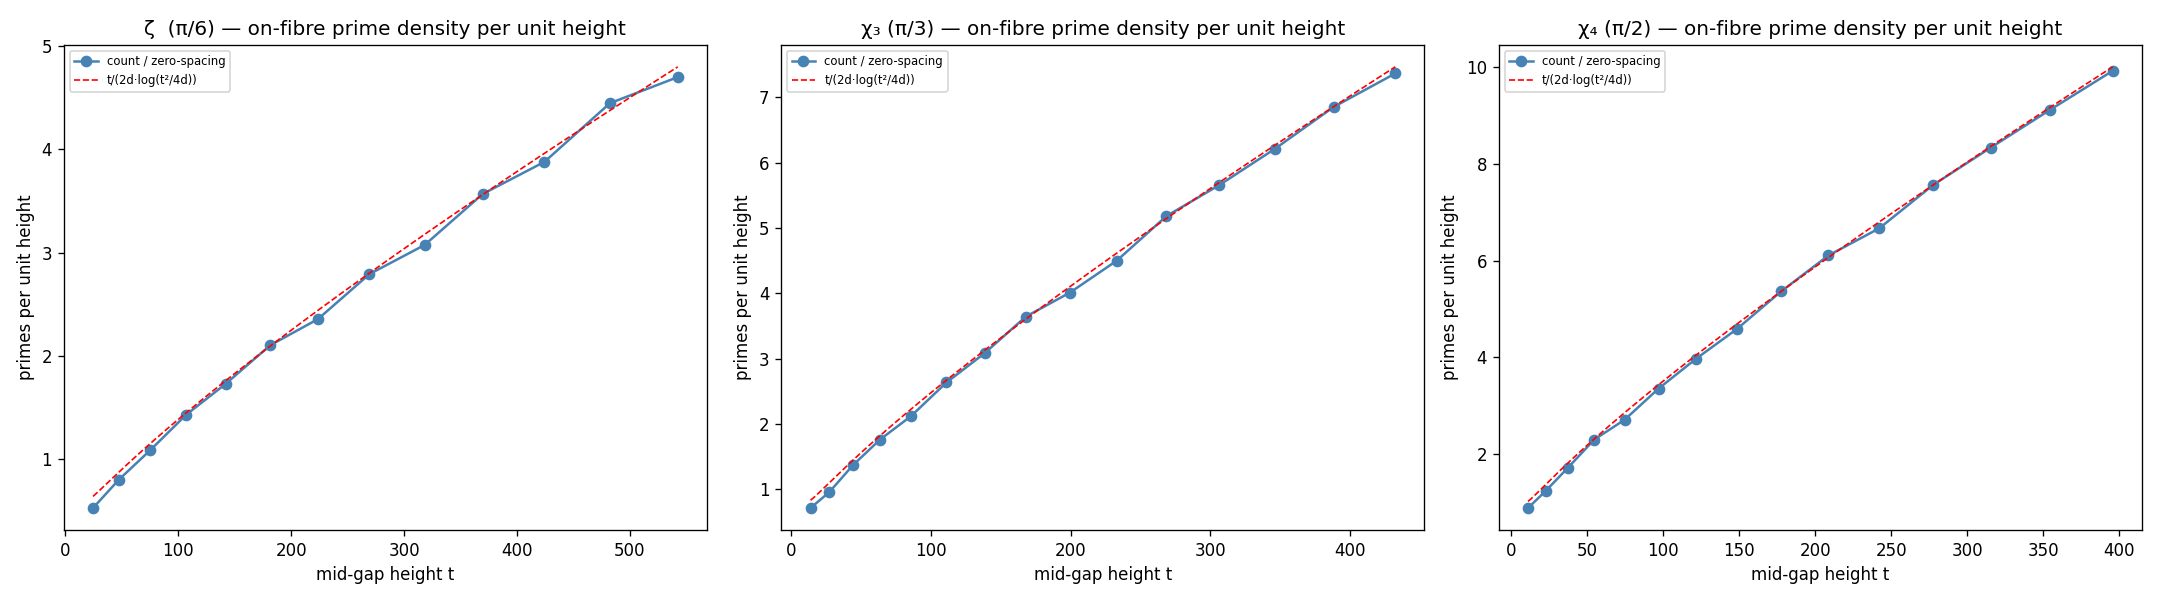

The Python source for this figure:
"""
Number of ON-FIBRE primes between each consecutive pair of zeros, on the shared height axis t.

On the helix θ=(π/d)t, R=t/(2d), height=t, an integer dropped at arc n·(π/d) lands at
height t_n = 2√(d·n)  (since arc(t) ≈ (π/4d²)t²).  So:
    on-fibre prime p   →  height t_p = 2√(d·p)
    zero j             →  height γ_j
Count on-fibre primes with t_p in (γ_j, γ_{j+1}), i.e. p in (γ_j²/4d, γ_{j+1}²/4d).
On-fibre = χ(p) ≠ 0 (coprime to the conductor).
"""
import numpy as np, math, os
import matplotlib; matplotlib.use('Agg'); import matplotlib.pyplot as plt
OUT = os.path.dirname(os.path.abspath(__file__))

def make_char(q, plus, minus):
    return lambda n: (1 if n % q in plus else (-1 if n % q in minus else 0))

CH = [
  dict(name='ζ  (π/6)', d=6, q=1, chi=(lambda n: 1),
       zeros=[14.134725,21.022040,25.010858,30.424876,32.935062,37.586178,40.918719,
              43.327073,48.005151,49.773832,52.970321,56.446248,59.347044,60.831779]),
  dict(name='χ₃ (π/3)', d=3, q=3, chi=make_char(3,{1},{2}),
       zeros=[8.0397,11.2492,15.7046,18.2620,20.4558,24.0594,26.5779,28.2182,30.7450,
              32.4150,34.6738,36.4727,39.2451,40.7146,43.1926,45.2000]),
  dict(name='χ₄ (π/2)', d=2, q=4, chi=make_char(4,{1},{3}),
       zeros=[6.0209,10.2438,12.9881,16.3426,18.2920,21.4506,23.2784,25.7288,28.3596,
              29.6564,32.5922,34.1999,37.0,38.5,40.0,42.0]),
]

fig, axes = plt.subplots(1, 3, figsize=(18, 5))
for ax, ch in zip(axes, CH):
    d, chi = ch['d'], ch['chi']
    g = np.cumsum(np.array(sorted(ch['zeros'])))     # PROGRESSIVE heights: S_j = Σ_{i≤j} γ_i
    Pmax = int((g[-1]**2)/(4*d)) + 5
    s = np.ones(Pmax+1, bool); s[:2] = False
    for i in range(2, int(Pmax**0.5)+1):
        if s[i]: s[i*i::i] = False
    primes = [p for p in np.nonzero(s)[0] if chi(int(p)) != 0]      # on-fibre primes
    tp = np.array([2*math.sqrt(d*p) for p in primes])               # their heights
    dens, mids = [], []
    print(f"\n{ch['name']}  (on-fibre prime heights t_p = 2√({d}p)):")
    for j in range(len(g)-1):
        dg = g[j+1]-g[j]
        c = int(np.sum((tp > g[j]) & (tp <= g[j+1])))
        density = c/dg
        dens.append(density); mids.append(0.5*(g[j]+g[j+1]))
        print(f"   γ {g[j]:7.3f} → {g[j+1]:7.3f}  (Δ={dg:5.3f}) :  {c} primes  →  density {density:5.3f}/unit")
    mids = np.array(mids)
    ax.plot(mids, dens, 'o-', color='steelblue', label='count / zero-spacing')
    # theoretical local on-fibre prime density in this coord: t / (2d·log(t²/4d))
    tt = np.linspace(mids.min(), mids.max(), 200)
    theo = tt/(2*d*np.log(np.maximum(tt**2/(4*d), 1.01)))
    ax.plot(tt, theo, 'r--', lw=1, label='t/(2d·log(t²/4d))')
    ax.set_title(ch['name'] + " — on-fibre prime density per unit height")
    ax.set_xlabel('mid-gap height t'); ax.set_ylabel('primes per unit height'); ax.legend(fontsize=7)
fig.tight_layout(); fig.savefig(f'{OUT}/primes_between_zeros.png', dpi=120)
print(f"\nsaved {OUT}/primes_between_zeros.png")
